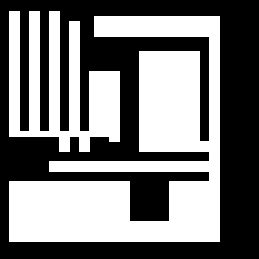
%> input picture lab8/indeks1.bmp, 259 x 259 px
$ octave lab8_2.m   (GNU Octave 9; MATLAB toolbox functions it lacks are replaced by stand-ins)
%> lines starting %> are read from the running program, lines starting %| are printed output that depends on the picture; in (x1, y1, x2, y2) boxes, pixels count from 0 and x2, y2 are one past the last pixel; in counts of white or black regions, pixels touching at a corner belong together; the program's own positions count from 1
img=imread('indeks1.bmp');
%> img is the input picture: size 259x259 uint8; 47.2% white; 2 white regions, box (x1, y1, x2, y2) and area: (9, 16, 220, 242) 23561, (9, 11, 120, 152) 8081
[XX YY] = size(img);
%> XX = 259; YY = 259
L=1;
tabSkl= zeros(1,256);

for x=2:XX-1
    for y=2:YY-1
        if img(x,y)~=0
            sasiedzi= [img(x-1,y-1) img(x-1,y) img(x-1,y+1) img(x,y-1)];
            suma = sum(sasiedzi);
            if suma==0
                img(x,y)=L;
                tabSkl(L)=L;
                L=L+1;
            elseif suma >0
                sasiedzi_z=nonzeros(sasiedzi);
                minimum=min(sasiedzi_z);
                img(x,y)= minimum;
                maximum=max(sasiedzi_z);
                tabSkl(maximum)=minimum;
            end

        end

    end

end
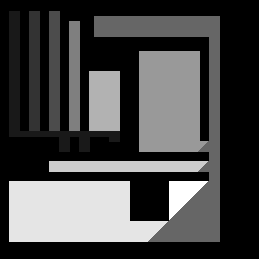
%> img: size 259x259 uint8; min 0, max 10, mean 2.77; drawn with min black and max white
%> after the loop, L = 11; maximum = 4; minimum = 4; sasiedzi = [4 4 0 4]; sasiedzi_z = [4; 4; 4]; suma = 12; tabSkl = 256 values, max 4 at index 4, min 0 at index 11, mean 0.0977

for x=2:XX-1
    for y=2:YY-1
        if img(x,y)~=0
            img(x,y)=tabSkl(img(x,y));
        end
    end
end
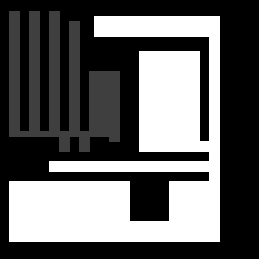
%> img: size 259x259 uint8; min 0, max 4, mean 1.53; drawn with min black and max white


imshow(img,[])

% [17 lines of commented-out code are left out]

$ run again, with lab8/ksztalty.bmp copied over lab8/indeks1.bmp
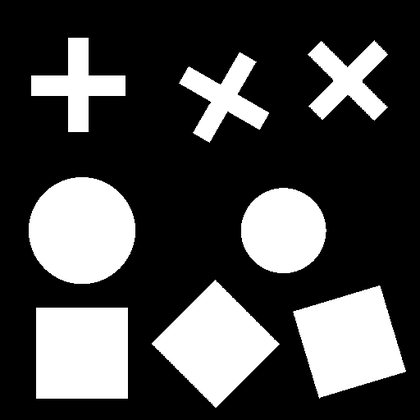
%> input picture lab8/ksztalty.bmp, 420 x 420 px, shrunk from 512 x 512 before the run
%> img is the input picture: size 420x420 uint8; min 0, max 255, mean 71.4
%> after the loop `for x=2:XX-1`:
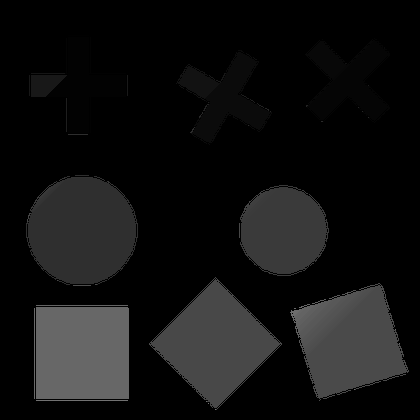
%> img: size 420x420 uint8; min 0, max 116, mean 17.7
%> after the loop `for x=2:XX-1`: L = 117; maximum = 116; minimum = 72; sasiedzi = [0 0 72 116]; sasiedzi_z = [72; 116]; suma = 188; tabSkl = 256 values, max 115 at index 115, min 0 at index 117, mean 22.73
